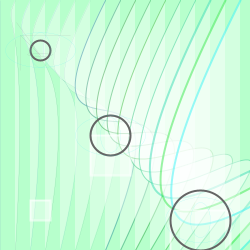
Frame 1 (no input)
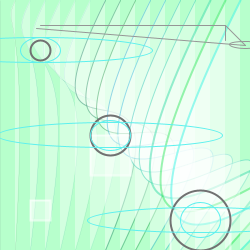
Frame 60 (the mouse pressed at the canvas centre just before this capture)
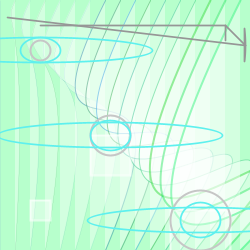
Frame 120 (the mouse held since frame 60 and released just before this capture)

The Processing sketch that drew these frames (run headless with seeded random() and noise(); from frame 60 on, the mouse is pressed at the canvas centre):

// Processing sketch: processing_18664
// ── processing_18664.pde

float x = 0.0;
float y = 15.0;
float b = 40.0;

void setup() {
  size(250,250);
  smooth();
}

void draw() {
  background(183,255,204);
  fill(255,100);

  x+=20;
  if (x > 230) {
    x = 25.0;
  }
  y+=20;
  if (y > 230) {
    y = 25.0;
  }
  b+=30;
  if (b > 100) {
    b = 10.0;
  }

  for(int i=0; i<250; i+=15) {
    stroke(0,i,random(255),100);
    strokeWeight(i/100);
    bezier(i,250,i*2,0,0,i*2,i,0);
  }

  frameRate(8);
  stroke(255,150);
  rect(30,200,20,20);
  rect(90,135,40,40);
  rect(170,210,60,60);
  noFill();
  stroke(random(255));
  ellipse(40,50,20,20);
  ellipse(110,135,40,40);
  ellipse(200,220,60,60);

  noFill();
  stroke(94,240,238);

  strokeWeight(random(2));
  ellipse(40,50,x,y);
  ellipse(110,135,x,y);
  ellipse(200,220,x,y);
  ellipse(40,50,b,y);
  ellipse(110,135,b,y+5);
  ellipse(200,220,b,y+10);
  stroke(random(150,150));
  line(x,y,b,y);
  line(x,y,x,b);

  line(x,y,x+=20,y+=20);
  line(x,y,random(b),random(y));
  ellipse(x,y,random(50),random(50));
}
